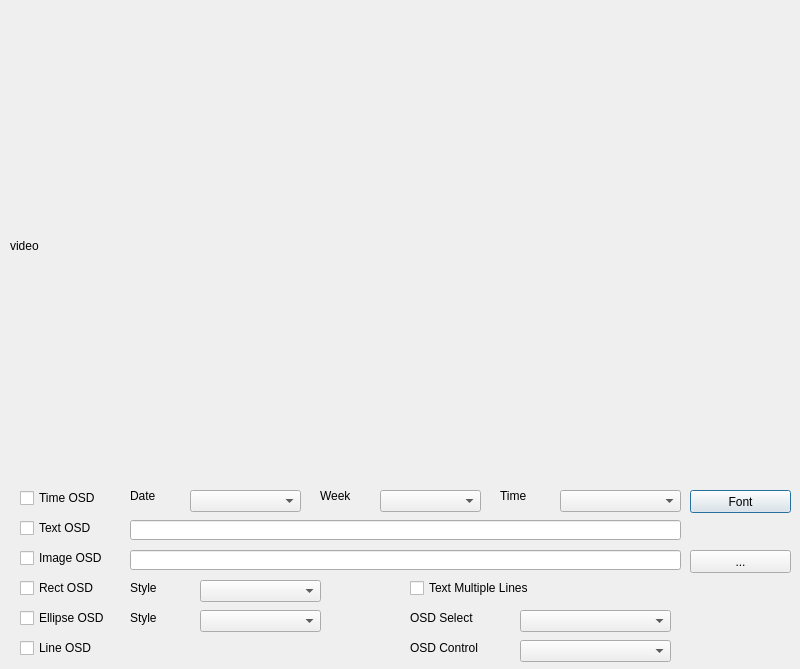
<?xml version="1.0" encoding="UTF-8"?>
<ui version="4.0">
 <class>Dialog</class>
 <widget class="QDialog" name="Dialog">
  <property name="geometry">
   <rect>
    <x>0</x>
    <y>0</y>
    <width>800</width>
    <height>669</height>
   </rect>
  </property>
  <property name="windowTitle">
   <string>Dialog</string>
  </property>
  <widget class="QLabel" name="video">
   <property name="geometry">
    <rect>
     <x>10</x>
     <y>10</y>
     <width>781</width>
     <height>471</height>
    </rect>
   </property>
   <property name="text">
    <string>video</string>
   </property>
  </widget>
  <widget class="QCheckBox" name="timeosd">
   <property name="geometry">
    <rect>
     <x>20</x>
     <y>490</y>
     <width>101</width>
     <height>16</height>
    </rect>
   </property>
   <property name="text">
    <string>Time OSD</string>
   </property>
  </widget>
  <widget class="QCheckBox" name="textosd">
   <property name="geometry">
    <rect>
     <x>20</x>
     <y>520</y>
     <width>101</width>
     <height>16</height>
    </rect>
   </property>
   <property name="text">
    <string>Text OSD</string>
   </property>
  </widget>
  <widget class="QCheckBox" name="imageosd">
   <property name="geometry">
    <rect>
     <x>20</x>
     <y>550</y>
     <width>101</width>
     <height>16</height>
    </rect>
   </property>
   <property name="text">
    <string>Image OSD</string>
   </property>
  </widget>
  <widget class="QCheckBox" name="rectosd">
   <property name="geometry">
    <rect>
     <x>20</x>
     <y>580</y>
     <width>101</width>
     <height>16</height>
    </rect>
   </property>
   <property name="text">
    <string>Rect OSD</string>
   </property>
  </widget>
  <widget class="QCheckBox" name="lineosd">
   <property name="geometry">
    <rect>
     <x>20</x>
     <y>640</y>
     <width>101</width>
     <height>16</height>
    </rect>
   </property>
   <property name="text">
    <string>Line OSD</string>
   </property>
  </widget>
  <widget class="QLabel" name="label">
   <property name="geometry">
    <rect>
     <x>130</x>
     <y>490</y>
     <width>54</width>
     <height>12</height>
    </rect>
   </property>
   <property name="text">
    <string>Date</string>
   </property>
  </widget>
  <widget class="QComboBox" name="date">
   <property name="geometry">
    <rect>
     <x>190</x>
     <y>490</y>
     <width>111</width>
     <height>22</height>
    </rect>
   </property>
  </widget>
  <widget class="QLabel" name="label_2">
   <property name="geometry">
    <rect>
     <x>320</x>
     <y>490</y>
     <width>54</width>
     <height>12</height>
    </rect>
   </property>
   <property name="text">
    <string>Week</string>
   </property>
  </widget>
  <widget class="QComboBox" name="week">
   <property name="geometry">
    <rect>
     <x>380</x>
     <y>490</y>
     <width>101</width>
     <height>22</height>
    </rect>
   </property>
  </widget>
  <widget class="QLabel" name="label_3">
   <property name="geometry">
    <rect>
     <x>500</x>
     <y>490</y>
     <width>54</width>
     <height>12</height>
    </rect>
   </property>
   <property name="text">
    <string>Time</string>
   </property>
  </widget>
  <widget class="QComboBox" name="time">
   <property name="geometry">
    <rect>
     <x>560</x>
     <y>490</y>
     <width>121</width>
     <height>22</height>
    </rect>
   </property>
  </widget>
  <widget class="QLineEdit" name="text">
   <property name="geometry">
    <rect>
     <x>130</x>
     <y>520</y>
     <width>551</width>
     <height>20</height>
    </rect>
   </property>
  </widget>
  <widget class="QLineEdit" name="image">
   <property name="geometry">
    <rect>
     <x>130</x>
     <y>550</y>
     <width>551</width>
     <height>20</height>
    </rect>
   </property>
  </widget>
  <widget class="QLabel" name="label_4">
   <property name="geometry">
    <rect>
     <x>130</x>
     <y>580</y>
     <width>61</width>
     <height>16</height>
    </rect>
   </property>
   <property name="text">
    <string>Style</string>
   </property>
  </widget>
  <widget class="QLabel" name="label_5">
   <property name="geometry">
    <rect>
     <x>130</x>
     <y>610</y>
     <width>61</width>
     <height>16</height>
    </rect>
   </property>
   <property name="text">
    <string>Style</string>
   </property>
  </widget>
  <widget class="QComboBox" name="rectstyle">
   <property name="geometry">
    <rect>
     <x>200</x>
     <y>580</y>
     <width>121</width>
     <height>22</height>
    </rect>
   </property>
  </widget>
  <widget class="QComboBox" name="elipsestyle">
   <property name="geometry">
    <rect>
     <x>200</x>
     <y>610</y>
     <width>121</width>
     <height>22</height>
    </rect>
   </property>
  </widget>
  <widget class="QCheckBox" name="elipseosd">
   <property name="geometry">
    <rect>
     <x>20</x>
     <y>610</y>
     <width>101</width>
     <height>16</height>
    </rect>
   </property>
   <property name="text">
    <string>Ellipse OSD</string>
   </property>
  </widget>
  <widget class="QLabel" name="label_7">
   <property name="geometry">
    <rect>
     <x>410</x>
     <y>640</y>
     <width>101</width>
     <height>16</height>
    </rect>
   </property>
   <property name="text">
    <string>OSD Control</string>
   </property>
  </widget>
  <widget class="QComboBox" name="control">
   <property name="geometry">
    <rect>
     <x>520</x>
     <y>640</y>
     <width>151</width>
     <height>22</height>
    </rect>
   </property>
  </widget>
  <widget class="QLabel" name="label_8">
   <property name="geometry">
    <rect>
     <x>410</x>
     <y>610</y>
     <width>101</width>
     <height>16</height>
    </rect>
   </property>
   <property name="text">
    <string>OSD Select</string>
   </property>
  </widget>
  <widget class="QComboBox" name="osd">
   <property name="geometry">
    <rect>
     <x>520</x>
     <y>610</y>
     <width>151</width>
     <height>22</height>
    </rect>
   </property>
  </widget>
  <widget class="QPushButton" name="font">
   <property name="geometry">
    <rect>
     <x>690</x>
     <y>490</y>
     <width>101</width>
     <height>23</height>
    </rect>
   </property>
   <property name="text">
    <string>Font</string>
   </property>
  </widget>
  <widget class="QCheckBox" name="multi">
   <property name="geometry">
    <rect>
     <x>410</x>
     <y>580</y>
     <width>151</width>
     <height>16</height>
    </rect>
   </property>
   <property name="text">
    <string>Text Multiple Lines</string>
   </property>
  </widget>
  <widget class="QPushButton" name="browse">
   <property name="geometry">
    <rect>
     <x>690</x>
     <y>550</y>
     <width>101</width>
     <height>23</height>
    </rect>
   </property>
   <property name="text">
    <string>...</string>
   </property>
  </widget>
 </widget>
 <resources/>
 <connections/>
</ui>
